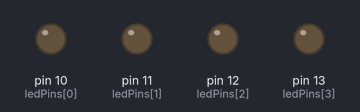
Bench run of a sketch on a simulated Arduino Uno, built with avr-gcc and run on an emulated ATmega328P. Shown: output pins drawn as LEDs (lit = HIGH).

Above: at 0.12 s.
At 0.87 s:
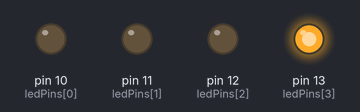
At 1.37 s:
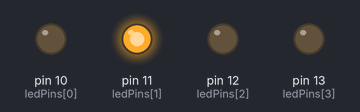
At 2.12 s:
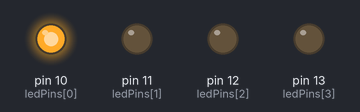
At 2.62 s:
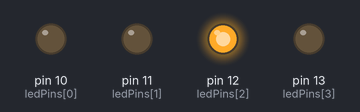
Timing chart, 0 to 3.0 s (numbered marks = the images above):
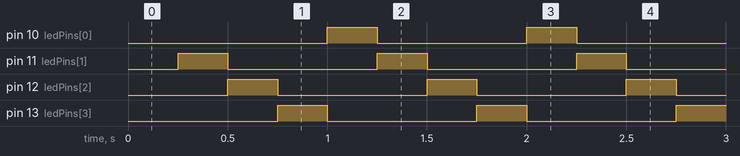

Measured:
- by itself, pin 10 (ledPins[0]), pin 11 (ledPins[1]), pin 12 (ledPins[2]), pin 13 (ledPins[3]): alternates HIGH for 0.25 s and LOW for 0.75 s
- by itself, everything shown: repeats every 1.0 s, in 4 steps

The sketch:

Blink_modifiziert_15_taster.ino
```cpp
/*
  Blink - modifiziert, Aufgabenblatt 1, 1.5 Lauflicht mit Taster
*/

const int ledPins[] = {10, 11, 12, 13}; // Pins für die LEDs
int currentLED = 0; // Index der aktuellen LED
unsigned long previousMillis = 0; // Speichert die Zeit des letzten LED-Wechsels
const long interval = 250; // Intervall zwischen den LED-Wechseln (0,25 Sekunden)

void setup() {
  for (int i = 0; i < 4; i++) {
    pinMode(ledPins[i], OUTPUT); // LED-Pins als Ausgänge
  }
}

void loop() {
  unsigned long currentMillis = millis(); // Aktuelle Zeit auslesen

  if (currentMillis - previousMillis >= interval) {
    previousMillis = currentMillis; // Zeit für den nächsten LED-Wechsel aktualisieren
    digitalWrite(ledPins[currentLED], LOW); // Vorherige LED ausschalten
    currentLED = (currentLED + 1) % 4; // Nächste LED auswählen
    digitalWrite(ledPins[currentLED], HIGH); // Aktuelle LED einschalten
  }
}
```
